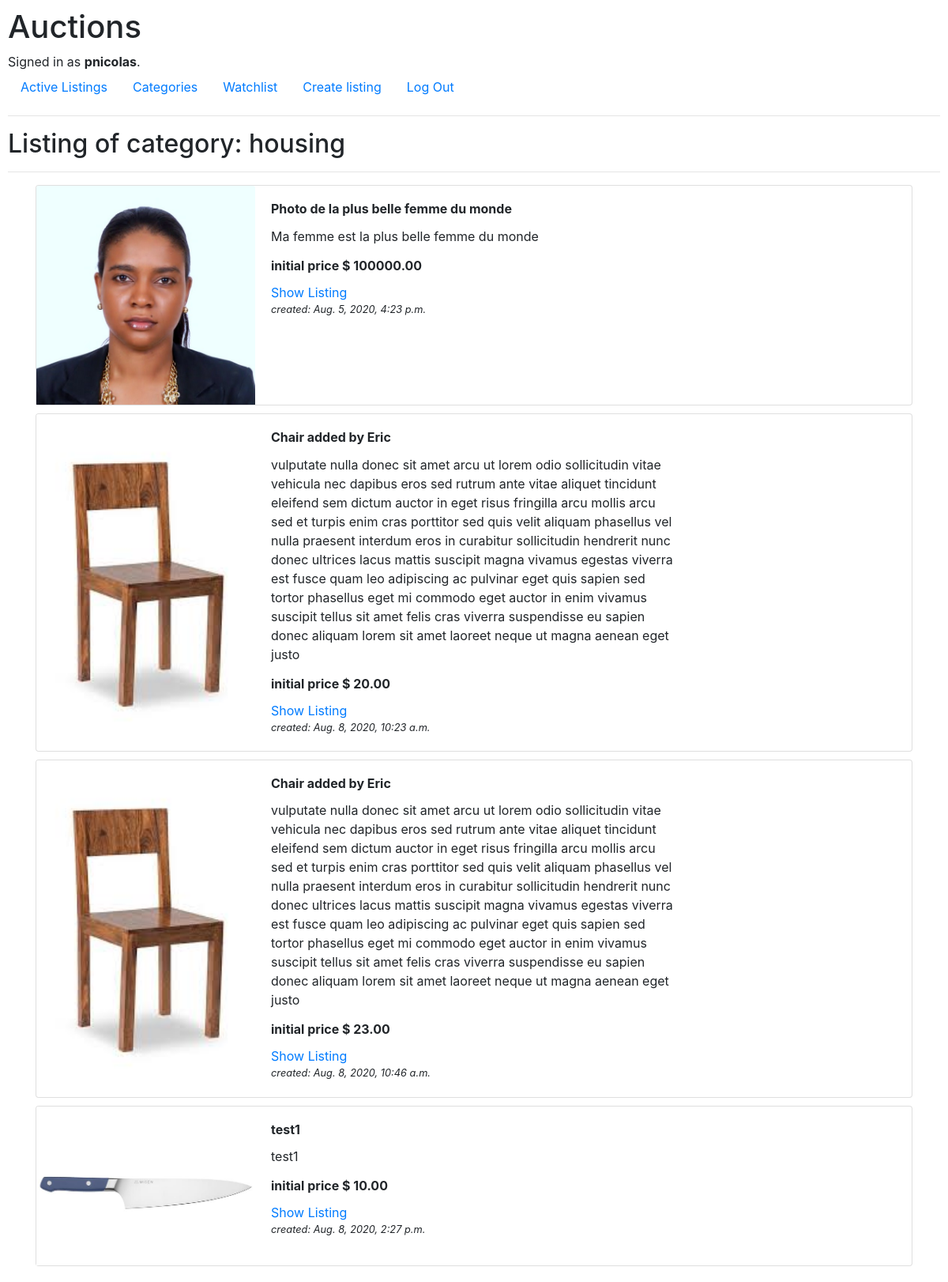
/category/2 (signed in), run on an earlier commit of the app's database.
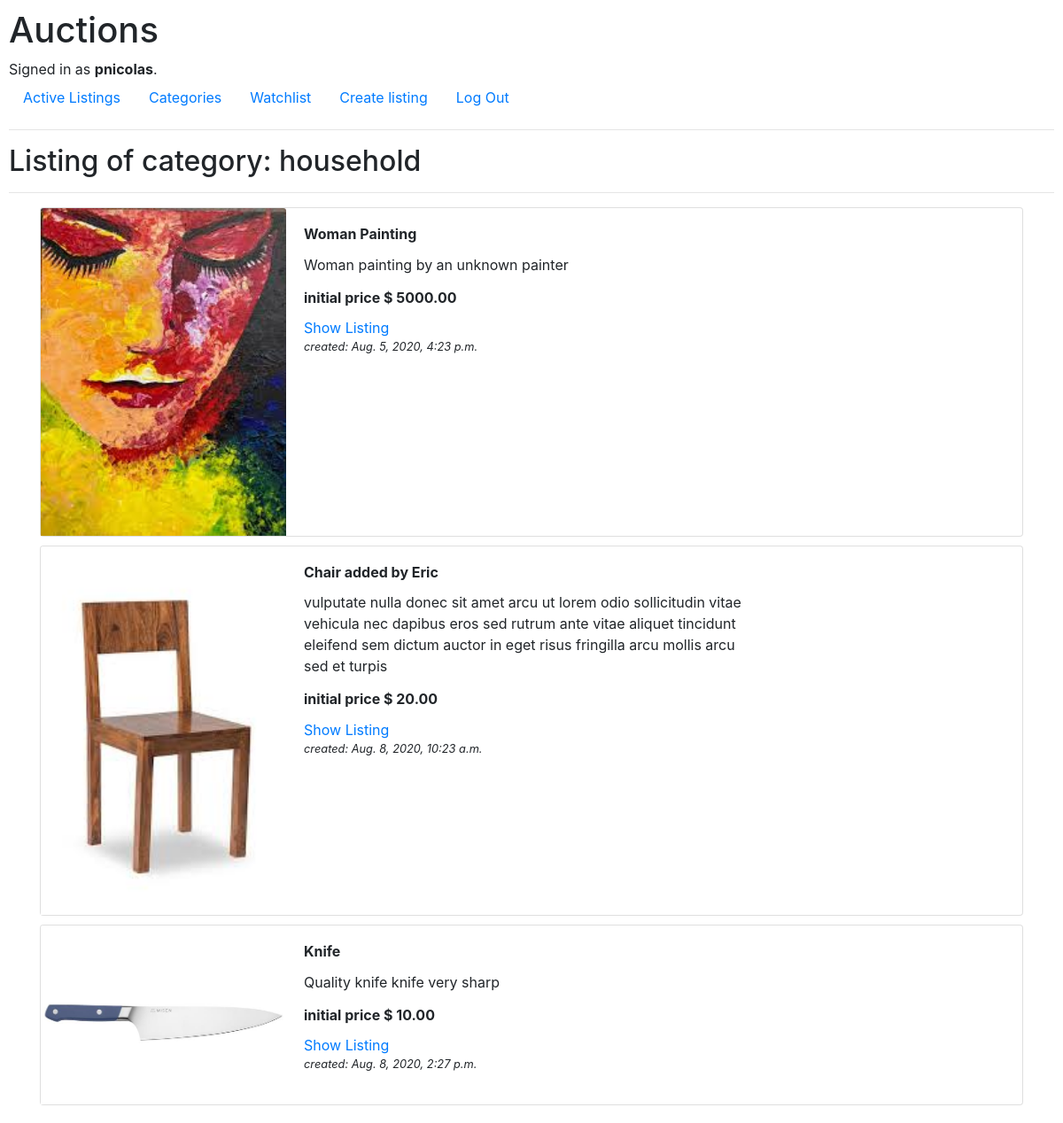
And on a later commit of the database.
### auctions/models.py (models this page shows, shortened)
class User(AbstractUser):
    pass

class Category(models.Model):
    cat_name = models.CharField(max_length=64)
    cat_desc = models.CharField(max_length=64)
    class Meta:
        verbose_name_plural = "categories"

class Listing(models.Model):
    title = models.CharField(max_length=64)
    listing_desc = models.TextField()
    listing_img = models.ImageField(upload_to='listing_images', default=None, blank=True, null=True)
    cat_id = models.ForeignKey(Category, default = 1, on_delete=models.CASCADE)
    starting_price = models.DecimalField(decimal_places=2, max_digits=10, default = 0)
    created_at = models.DateTimeField(auto_now_add=True)
    updated_at = models.DateTimeField(auto_now=True)
    listing_open = models.BooleanField(default=True)
    listing_owner = models.ForeignKey(User, null=True , on_delete=models.CASCADE, related_name='owner')
    listing_winner = models.ForeignKey(User, on_delete=models.CASCADE, blank=True, null=True, related_name='winner')
    listing_final_price = models.DecimalField(decimal_places=2, max_digits=10, default = 0)

### auctions/views.py (the view)
# urls.py: path("category/<int:cat_id>", views.category, name="category"),
@login_required
def category(request, cat_id):
    listings = Listing.objects.all().filter(
        Q(cat_id=cat_id),
        (Q(listing_open=True) | Q(listing_winner=request.user))
    )
    category = Category.objects.get(id=cat_id)
    return render(request, "auctions/categorylist.html", {
        'listings' : listings,
        'category' : category,
        })

### auctions/templates/auctions/categorylist.html (shortened to what this page needs)
{% extends "auctions/layout.html" %}
{% block body %}
    <h2>Listing of category:  {{category.cat_name}}</h2>
    <hr/>
    {% for listing in listings %}
    <div class="container bcontent">
        <div class="card" style="margin-bottom: 10px; width: 100%">
            <div class="row no-gutters">
                <div class="col-sm-9 col-md-3">
                    <img class="card-img-top" src="{{ listing.listing_img.url }}" alt="{{ listing.title }}">
                </div>
                <div class="col-sm-3 col-md-6 d-flex flex-column">
                    <div class="card-body ">
                        <h6 class="card-title font-weight-bold">
                            {{ listing.title }}
                        </h6>
                        <p class="card-text">{{ listing.listing_desc }}</p>
                        <h6 class="card-title font-weight-bold"><a>initial price $ {{ listing.starting_price}}</a></h6>
                        <a href='{% url "listing" listing.id %}' class="card-link">Show Listing</a>
                        <p class="card-text small align-self-end" style="flex-direction: column;"><i>created: {{ listing.created_at }}</i></p>
                    </div>
                </div>
            </div>
        </div>
    </div>
    {% endfor %}
{% endblock %}

### auctions/templates/auctions/layout.html (shortened to what this page needs)
{% load static %}
<!DOCTYPE html>
<html lang="en">
    <head>
        <link rel="stylesheet" href="https://stackpath.bootstrapcdn.com/bootstrap/4.4.1/css/bootstrap.min.css">
        <link href="{% static 'auctions/styles.css' %}" rel="stylesheet">
    </head>
    <body>
        <h1>Auctions</h1>
        <div>
            {% if user.is_authenticated %}
                Signed in as <strong>{{ user.username }}</strong>.
            {% else %}
                Not signed in.
            {% endif %}
        </div>
        <ul class="nav">
            {% if user.is_authenticated %}
                <li class="nav-item">
                    <a class="nav-link" href="{% url 'index' %}">Active Listings</a>
                </li>
                <li class="nav-item">
                    <a class="nav-link" href="{% url 'categories' %}">Categories</a>
                </li>
                <li class="nav-item">
                    <a class="nav-link" href="{% url 'watch' %}">Watchlist</a>
                </li>
                <li class="nav-item">
                    <a class="nav-link" href="{% url 'create' %}">Create listing</a>
                </li>
                <li class="nav-item">
                    <a class="nav-link" href="{% url 'logout' %}">Log Out</a>
                </li>
            {% endif %}
        </ul>
        <hr>
        {% block body %}
        {% endblock %}
    </body>
</html>

### auctions/static/auctions/styles.css (style rules this page uses)
body { padding: 10px; }
.bcontent { margin-top: 10px; }

What changed in the data, as far as the page shows it:
removed Listing: listing_img (picture), title "Chair added by Eric", listing_desc "vulputate nulla donec sit amet arcu ut lorem odio sollicitudin vitae vehicula nec dapibus eros sed rutrum ante vitae aliquet tincidunt eleifend sem dictum auctor in eget risus fringilla arcu mollis arcu sed et turpis enim cras porttitor sed quis velit aliquam phasellus vel nulla praesent interdum eros in curabitur sollicitudin hendrerit nunc donec ultrices lacus mattis suscipit magna vivamus egestas viverra est fusce quam leo adipiscing ac pulvinar eget quis sapien sed tortor phasellus eget mi commodo eget auctor in enim vivamus suscipit tellus sit amet felis cras viverra suspendisse eu sapien donec aliquam lorem sit amet laoreet neque ut magna aenean eget justo", starting_price "23.00", created_at "Aug. 8, 2020, 10:46 a.m."
changed Category: cat_name "housing" → "household"
changed Listing: listing_img: a different picture; title "Photo de la plus belle femme du monde" → "Woman Painting"; listing_desc "Ma femme est la plus belle femme du monde" → "Woman painting by an unknown painter"; starting_price "100000.00" → "5000.00"
changed Listing "Chair added by Eric": listing_desc "…arcu sed et turpis enim cras porttitor sed quis velit aliquam phasellus vel nulla praesent interdum eros in curabitur sollicitudin hendrerit nunc donec ultrices lacus mattis suscipit magna vivamus egestas viverra est fusce quam leo adipiscing ac pulvinar eget quis sapien sed tortor phasellus eget mi commodo eget auctor in enim vivamus suscipit tellus sit amet felis cras viverra suspendisse eu sapien donec aliquam lorem sit amet laoreet neque ut magna aenean eget justo" → "…arcu sed et turpis"
changed Listing: title "test1" → "Knife"; listing_desc "test1" → "Quality knife knife very sharp"
